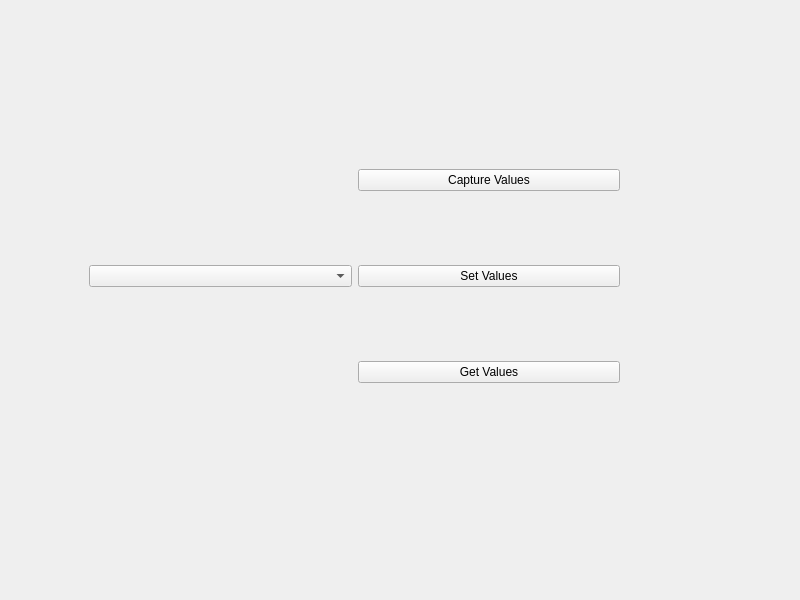
<?xml version="1.0" encoding="UTF-8"?>
<ui version="4.0">
 <class>Widget</class>
 <widget class="QWidget" name="Widget">
  <property name="geometry">
   <rect>
    <x>0</x>
    <y>0</y>
    <width>800</width>
    <height>600</height>
   </rect>
  </property>
  <property name="windowTitle">
   <string>Widget</string>
  </property>
  <widget class="QWidget" name="">
   <property name="geometry">
    <rect>
     <x>89</x>
     <y>101</y>
     <width>531</width>
     <height>351</height>
    </rect>
   </property>
   <layout class="QHBoxLayout" name="horizontalLayout">
    <item>
     <widget class="QComboBox" name="comboBox"/>
    </item>
    <item>
     <layout class="QVBoxLayout" name="verticalLayout">
      <item>
       <widget class="QPushButton" name="CaptureValuepushButton">
        <property name="text">
         <string>Capture Values</string>
        </property>
       </widget>
      </item>
      <item>
       <widget class="QPushButton" name="SetValuepushButton">
        <property name="text">
         <string>Set Values</string>
        </property>
       </widget>
      </item>
      <item>
       <widget class="QPushButton" name="GetValuepushButton">
        <property name="text">
         <string>Get Values</string>
        </property>
       </widget>
      </item>
     </layout>
    </item>
   </layout>
  </widget>
 </widget>
 <resources/>
 <connections/>
</ui>
